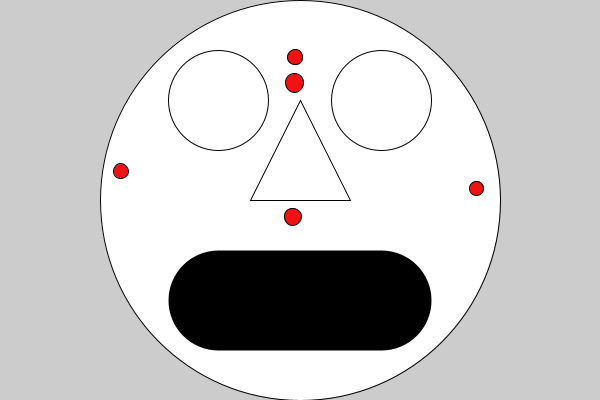
Frame 1 (no input)
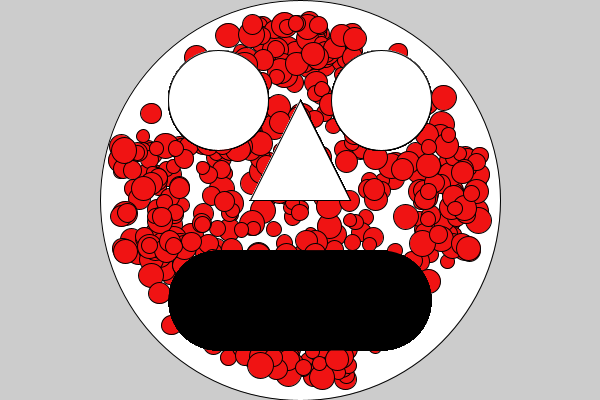
Frame 60 (the mouse pressed at the canvas centre just before this capture)
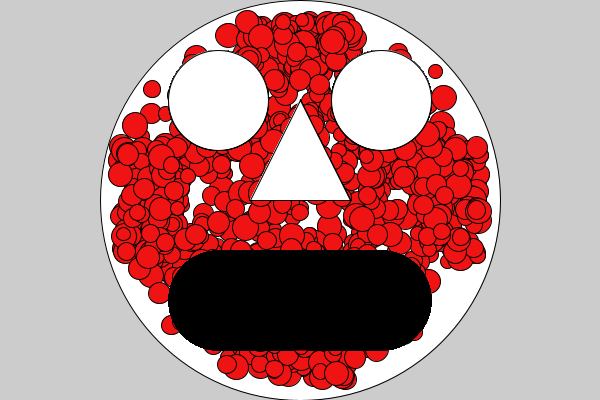
Frame 120 (the mouse held since frame 60 and released just before this capture)

The Processing sketch that drew these frames (run headless with seeded random() and noise(); from frame 60 on, the mouse is pressed at the canvas centre):

// Processing sketch: measles
// ── measles.pde
//Global Variables
int appWidth, appHeight;
//
int reset, smallerGeometryDimension;
float rectFaceX, rectFaceY, rectFaceWidth, rectFaceHeight;
float faceX, faceY, faceDiameter;
float leftEyeX, leftEyeY, rightEyeX, rightEyeY, eyeDiameter;
float mouthX1, mouthY1, mouthX2, mouthY2, mouthOpen;
float noseX1, noseY1, noseX2, noseY2, noseX3, noseY3;
float measlesDiameter, measlesBoxX, measlesBoxY, measlesX, measlesY, measlesX2, measlesY2, measles2X, measles2Y, measles2X2, measles2Y2;
float measles3X, measles3Y, measles3X2, measles3Y2, measles4X, measles4Y, measles4X2, measles4Y2, measles5X, measles5Y;
color red = #F01313, white = #FFFFFF, blue = #63B5EA, black = #000000, pink = #F5C1E0, darkPink = #FC82CC, green = #0A6714;
color buttonColour, measlesColor = red; 

 float faceSquareX = width*1/2-height*1/2;
  float faceSquareY = height*0;
  float faceSquareSide = height;
//
void setup()
{
  //Display Geometry
  size(600, 400); //fullScreen(); displayWidth, displayHeight
  //Landscape, square or portrait
  appWidth = width;//Swap with displayWidth, displayHeight for testing
  appHeight = height; 
  println(width, height, displayWidth, displayHeight); //Verification of value
  println(appWidth, appHeight); //Canvas Flexibility
  //
  //Display Orientation
  //Purpose: a few comparisons of IFs to ID orientation (similar to image() aspect ratio)
  //Computer tells us the orientation, important for cell phone orientation
  //-tell user specific orientation
  //if ( appWidth >= appHeight ) {println("Landscape or Square");} else {println("Portrait");}
  String ls="Landscape or Square", p="Portrait", DO="Display Orientation:", instruct="Bru, turn your phun";
  String orientation = ( appWidth >= appHeight ) ? ls : p; //Ternary Operator, repeats IF-ELSE
  println(DO, orientation); //Verification of value
  if ( orientation==p ) println(instruct);
  //With Strings, easier to print to console or canvas
  //
  //Variable Population
  smallerGeometryDimension = appHeight; //user told to turn phun, always landscape or square
  reset = smallerGeometryDimension / smallerGeometryDimension; // returns "1" //default value for reseting parameters
  rectFaceX = appWidth*1/2 - smallerGeometryDimension*1/2;
  rectFaceY = appHeight*0;
  rectFaceWidth = smallerGeometryDimension;
  rectFaceHeight = smallerGeometryDimension;
  faceX = appWidth*1/2;
  faceY = appHeight*1/2;
  faceDiameter = smallerGeometryDimension;
  leftEyeX = appWidth*1/2 - smallerGeometryDimension*1/4.9;
  leftEyeY = appHeight*1/2 - smallerGeometryDimension*1/4;
  rightEyeX = appWidth*1/2 + smallerGeometryDimension*1/4.9;
  rightEyeY = leftEyeY;
  eyeDiameter = smallerGeometryDimension*1/4;
  mouthX1 = leftEyeX;
  mouthY1 = appHeight*3/4;
  mouthX2 = rightEyeX;
  mouthY2 = mouthY1;
  mouthOpen = smallerGeometryDimension*1/4;
  noseX1 = faceX;
  noseY1 = leftEyeY;
  noseX2 = noseX1 - leftEyeY*1/2;
  noseY2 = faceY;
  noseX3 = noseX1 + leftEyeY*1/2;
  noseY3 = noseY2;
  //
  //Face: Circle, inscribed in a square
  //Center a circle on display orientation (landscape)
  //rect(rectFaceX, rectFaceY, rectFaceWidth, rectFaceHeight);
  ellipse(faceX, faceY, faceDiameter, faceDiameter);
  //
}//End setup
//
void draw()
{
  //
  //Measle
  float measlesDiameter, measlesBoxX, measlesBoxY, measlesX, measlesY, measlesX2, measlesY2, measles2X, measles2Y, measles2X2, measles2Y2;
float measles3X, measles3Y, measles3X2, measles3Y2, measles4X, measles4Y, measles4X2, measles4Y2, measles5X, measles5Y;
color red = #F01313, white = #FFFFFF, blue = #63B5EA, black = #000000, pink = #F5C1E0, darkPink = #FC82CC, green = #0A6714;
color buttonColour, measlesColor = red; 

 float faceSquareX = width*1/2-height*1/2;
  float faceSquareY = height*0;
  float faceSquareSide = height;

  
 //
 measlesDiameter = random(height*1/30, height*1/15);
    measlesX = random(faceSquareX+height*16/75, faceSquareX+faceSquareSide-height*16/75);
    measlesY = random(faceSquareY+height*9/75, faceSquareY+faceSquareSide-height*9/75);
    measlesX2 = random(faceSquareX+height*9/75, faceSquareX+faceSquareSide-height*9/75);
    measlesY2 = random(faceSquareY+height*16/75, faceSquareY+faceSquareSide-height*16/75);
    //
    fill(measlesColor);
    ellipse(measlesX, measlesY, measlesDiameter, measlesDiameter);
    ellipse(measlesX2, measlesY2, measlesDiameter, measlesDiameter);
    //
    //
    measlesDiameter = random(height*1/30, height*1/15);
    measles2X = random(faceSquareX+height*21/75, faceSquareX+faceSquareSide-height*21/75);
    measles2Y = random(faceSquareY+height*2/25, faceSquareY+faceSquareSide-height*2/25);
    measles2X2 = random(faceSquareX+height*2/25, faceSquareX+faceSquareSide-height*2/25);
    measles2Y2 = random(faceSquareY+height*21/75, faceSquareY+faceSquareSide-height*21/75);
    //
    fill(measlesColor);
    ellipse(measles2X, measles2Y, measlesDiameter, measlesDiameter);
    ellipse(measles2X2, measles2Y2, measlesDiameter, measlesDiameter);
    //
    //
    measlesDiameter = random(height*1/30, height*1/15);
    measles3X = random(faceSquareX+height*27/75, faceSquareX+faceSquareSide-height*27/75);
    measles3Y = random(faceSquareY+height*4/5, faceSquareY+faceSquareSide-height*1/20);
    measles3X2 = random(faceSquareX+height*27/75, faceSquareX+faceSquareSide-height*27/75);
    measles3Y2 = random(faceSquareY+height*1/20, faceSquareY+faceSquareSide-height*4/5);
    //
    fill(measlesColor);
    ellipse(measles3X, measles3Y, measlesDiameter, measlesDiameter);
    ellipse(measles3X2, measles3Y2, measlesDiameter, measlesDiameter);
    //
    //
    measlesDiameter = random(height*1/30, height*1/15);
    measles4X = random(faceSquareX+height*4/5, faceSquareX+faceSquareSide-height*1/20);
    measles4Y = random(faceSquareY+height*27/75, faceSquareY+faceSquareSide-height*27/75);
    measles4X2 = random(faceSquareX+height*1/20, faceSquareX+faceSquareSide-height*4/5);
    measles4Y2 = random(faceSquareY+height*27/75, faceSquareY+faceSquareSide-height*27/75);
    //
    fill(measlesColor);
    ellipse(measles4X, measles4Y, measlesDiameter, measlesDiameter);
    ellipse(measles4X2, measles4Y2, measlesDiameter, measlesDiameter);
    //
    //
    measlesDiameter = random(height*1/30, height*1/15);
    measles5X = random(faceSquareX+height*12/75, faceSquareX+faceSquareSide-height*12/75);
    measles5Y = random(faceSquareY+height*12/75, faceSquareY+faceSquareSide-height*12/75);  
    //
    fill(measlesColor);
    ellipse(measles5X, measles5Y, measlesDiameter, measlesDiameter);
    fill(white);
    //
    //
    //
    //
    //
    
  //  float measlesDiameter = random(height*1/30, height*1/15);
  //  float measlesX = random(faceSquareX+height*16/75, faceSquareX+faceSquareSide-height*16/75);
  //  float measlesY = random(faceSquareY+height*9/75, faceSquareY+faceSquareSide-height*9/75);
  //  float measlesX2 = random(faceSquareX+height*9/75, faceSquareX+faceSquareSide-height*9/75);
  //  float measlesY2 = random(faceSquareY+height*16/75, faceSquareY+faceSquareSide-height*16/75);
  //float measleDiameter = random ( smallerGeometryDimension*1/100, smallerGeometryDimension*1/25);
  //float measleRadius = measleDiameter*1/2;
  //float measleX = random( rectFaceX+measleRadius, rectFaceX+rectFaceWidth-measleRadius );
  //float measleY = random( appHeight*0+measleRadius, appHeight-measleRadius );
  //Boolean nightMode=false;
  ////color red=#FF0000, measleColour=red;
  //color measleColour = ( nightMode==false ) ? color( 255, random(0, 50), random(120) ) : color( 255, random(0, 50), 0 ); //ternary operator for day:night
  //color whiteReset=#FFFFFF;
  ////
  //float measleRectX = measleX-measleDiameter*1/2;
  //float measleRectY = measleY-measleDiameter*1/2;
  //float measleWidth = measleDiameter;
  //float measleHeight = measleDiameter;
  //rect( measleRectX, measleRectY, measleWidth, measleHeight );
  //random values returned given other variables
  //noStroke();
  //fill(measleColour);
  //ellipse( measleX, measleY, measleDiameter, measleDiameter );
  //stroke(reset); //reset to 1 pixel
  //fill(whiteReset); //reset to first colour (i.e. blackReset)
  //
  //Left Eye
  //rect(leftEyeX-eyeDiameter*1/2, leftEyeY-eyeDiameter*1/2, eyeDiameter, eyeDiameter);
  ellipse(leftEyeX, leftEyeY, eyeDiameter, eyeDiameter);
  //
  //Right Eye
  //rect(rightEyeX-eyeDiameter*1/2, rightEyeY-eyeDiameter*1/2, eyeDiameter, eyeDiameter);
  ellipse(rightEyeX, rightEyeY, eyeDiameter, eyeDiameter);
  //
  //Nose
  //rect(noseX2, noseY1, noseX3-noseX2, noseY3-noseY1);
  triangle(noseX1, noseY1, noseX2, noseY2, noseX3, noseY3);
  //
  //Mouth
  //rect();
  int mouthWidth = int ( mouthX2 - mouthX1 ); //length=end-beginning
  int mouthHeight = int ( mouthOpen );
  //rect(mouthX1-mouthHeight*1/2, mouthY1-mouthHeight*1/2, mouthWidth+mouthOpen, mouthHeight);
  strokeWeight(mouthOpen);
  line( mouthX1, mouthY1, mouthX2, mouthY2 ); //Notice the END CAPS
  strokeWeight(reset); //reset to 1 pixel
  //comparison rect() line only, no caps, no strokeWeight
  //rect(mouthX1, mouthY1, mouthWidth, mouthHeight); 
  //
}//End draw
//
void keyPressed() {
}//End keyPressed
//
void mousePressed() {
}//End mousePressed
//
//End Main Program
